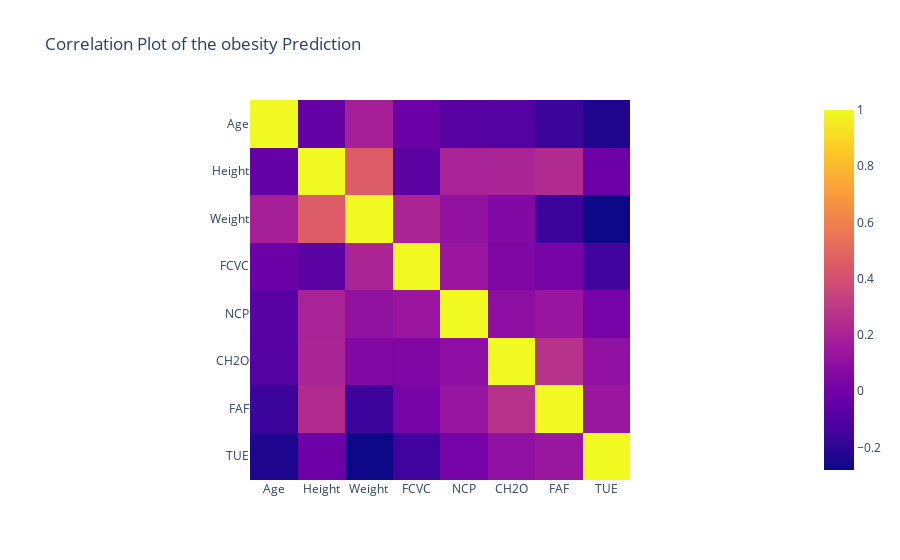

Here is the notebook cell this chart was saved with:
### Code cell
# to select the numeric columns
numeric_obesity = obesity.select_dtypes(include=['number'])

# creating variable for correlation matrix
corr_matrix = numeric_obesity.corr()

# we are using a heat map to check for correlation between Obesity and other variables
fig = px.imshow(corr_matrix, title="Correlation Plot of the obesity Prediction")

fig.show()

### Figure 1 — Plotly figure (JSON) as saved in the notebook; plotly's stock layout.template omitted (floating-point values rounded to 4 significant figures)
{"data": [{"coloraxis": "coloraxis", "hovertemplate": "x: %{x}<br>y: %{y}<br>color: %{z}<extra></extra>", "name": "0", "type": "heatmap", "x": ["Age", "Height", "Weight", "FCVC", "NCP", "CH2O", "FAF", "TUE"], "xaxis": "x", "y": ["Age", "Height", "Weight", "FCVC", "NCP", "CH2O", "FAF", "TUE"], "yaxis": "y", "z": [[1, -0.03601, 0.1862, -0.0136, -0.07984, -0.08787, -0.1645, -0.2367], [-0.03601, 1, 0.4575, -0.06861, 0.2002, 0.2042, 0.236, -0.01242], [0.1862, 0.4575, 1, 0.2049, 0.1138, 0.05861, -0.1612, -0.28], [-0.0136, -0.06861, 0.2049, 1, 0.1407, 0.04709, 0.02226, -0.1498], [-0.07984, 0.2002, 0.1138, 0.1407, 1, 0.0926, 0.1307, 0.01731], [-0.08787, 0.2042, 0.05861, 0.04709, 0.0926, 1, 0.2645, 0.1062], [-0.1645, 0.236, -0.1612, 0.02226, 0.1307, 0.2645, 1, 0.1374], [-0.2367, -0.01242, -0.28, -0.1498, 0.01731, 0.1062, 0.1374, 1]]}], "layout": {"coloraxis": {"colorscale": [[0, "#0d0887"], [0.1111, "#46039f"], [0.2222, "#7201a8"], [0.3333, "#9c179e"], [0.4444, "#bd3786"], [0.5556, "#d8576b"], [0.6667, "#ed7953"], [0.7778, "#fb9f3a"], [0.8889, "#fdca26"], [1, "#f0f921"]]}, "title": {"text": "Correlation Plot of the obesity Prediction"}, "xaxis": {"anchor": "y", "constrain": "domain", "domain": [0, 1], "scaleanchor": "y"}, "yaxis": {"anchor": "x", "autorange": "reversed", "constrain": "domain", "domain": [0, 1]}}}
